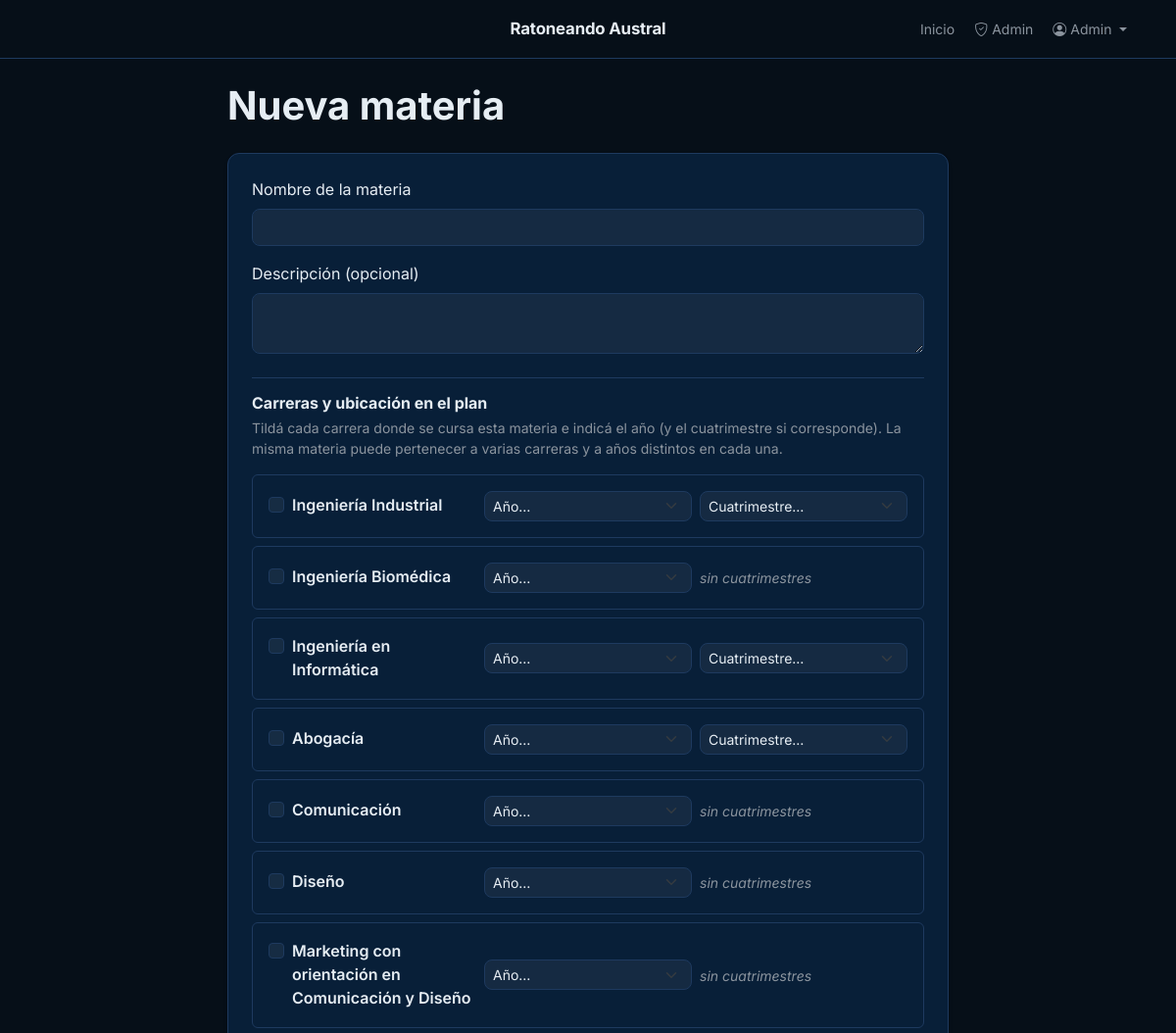
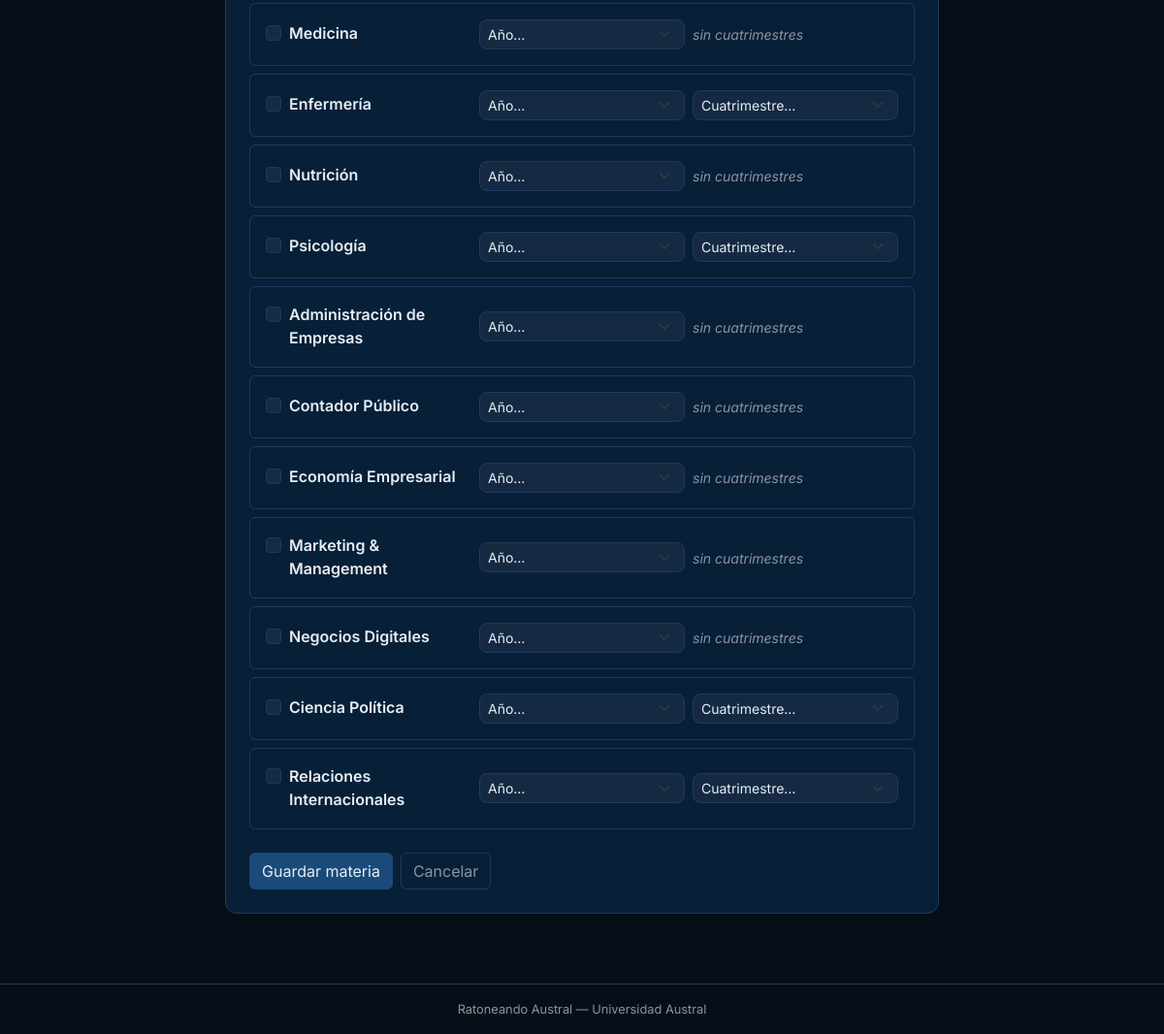
/admin/materias/nueva (signed in), run on the app's committed database (2 pictures, top to bottom).
### app/models.py (models this page shows, shortened)
class User(UserMixin, db.Model):
    __tablename__ = 'users'
    id = db.Column(db.Integer, primary_key=True)
    email = db.Column(db.String(120), unique=True, nullable=False)
    name = db.Column(db.String(100), nullable=False)
    password_hash = db.Column(db.String(256), nullable=False)
    is_admin = db.Column(db.Boolean, default=False, nullable=False)
    created_at = db.Column(db.DateTime, default=datetime.utcnow)
    comments = db.relationship('Comment', backref='author', lazy='dynamic')
    uploaded_resources = db.relationship('Resource', backref='uploader', lazy='dynamic')

class Career(db.Model):
    __tablename__ = 'careers'
    id = db.Column(db.Integer, primary_key=True)
    name = db.Column(db.String(100), nullable=False)
    slug = db.Column(db.String(120), unique=True, nullable=False)
    short = db.Column(db.String(10), nullable=False)
    order = db.Column(db.Integer, default=0)
    has_cuatrimestres = db.Column(db.Boolean, default=True, nullable=False)
    faculty_id = db.Column(db.Integer, db.ForeignKey('faculties.id'), nullable=True)
    faculty = db.relationship('Faculty', back_populates='careers')
    subject_links = db.relationship(
        'CareerSubject', back_populates='career',
        lazy='dynamic', cascade='all, delete-orphan'
    )

### app/admin/routes.py (the view, shortened to what this page needs)
@admin_bp.route('/materias/nueva', methods=['GET', 'POST'])
@admin_required
def new_subject():
    form = SubjectForm()
    careers = Career.query.order_by(Career.order).all()
    return render_template('admin/subject_form.html', form=form, title='Nueva materia',
                           careers=careers, placements={})

### app/admin/forms.py
class SubjectForm(FlaskForm):
    name = StringField('Nombre de la materia', validators=[DataRequired(), Length(min=2, max=120)])
    description = TextAreaField('Descripción (opcional)', validators=[Optional(), Length(max=500)])
    submit = SubmitField('Guardar materia')

### app/admin/routes.py (called while the page is built)
def admin_required(f):
    @wraps(f)
    @login_required
    def decorated(*args, **kwargs):
        if not current_user.is_admin:
            abort(403)
        return f(*args, **kwargs)
    return decorated

### app/models.py (called while the page is built)
@login_manager.user_loader
def load_user(user_id):
    return db.session.get(User, int(user_id))

### app/templates/admin/subject_form.html (shortened to what this page needs)
{% extends 'base.html' %}
{% block content %}
<div class="row justify-content-center">
  <div class="col-md-8">
    <h1 class="fw-bold mb-4">{{ title }}</h1>
    <div class="card shadow-sm">
      <div class="card-body p-4">
        <form method="POST" novalidate>
          <div class="mb-3">
            {{ form.name.label(class='form-label') }}
            {{ form.name(class='form-control' + (' is-invalid' if form.name.errors else '')) }}
          </div>
          <div class="mb-4">
            {{ form.description.label(class='form-label') }}
            {{ form.description(class='form-control', rows=2) }}
          </div>
          <hr />
          <h6 class="fw-bold mb-1">Carreras y ubicación en el plan</h6>
          <p class="text-muted small mb-3">
            Tildá cada carrera donde se cursa esta materia e indicá el año (y el cuatrimestre si corresponde).
            La misma materia puede pertenecer a varias carreras y a años distintos en cada una.
          </p>
          {% for career in careers %}
            {% set link = placements.get(career.id) %}
            <div class="border rounded p-3 mb-2">
              <div class="row align-items-center g-2">
                <div class="col-md-4">
                  <div class="form-check">
                    <input class="form-check-input" type="checkbox"
                           id="career_{{ career.id }}" name="career_{{ career.id }}"
                           {% if link %}checked{% endif %}>
                    <label class="form-check-label fw-semibold" for="career_{{ career.id }}">
                      {{ career.name }}
                    </label>
                  </div>
                </div>
                <div class="col-md-4">
                  <select class="form-select form-select-sm" name="year_{{ career.id }}">
                    <option value="">Año…</option>
                  </select>
                </div>
                <div class="col-md-4">
                  {% if career.has_cuatrimestres %}
                  <select class="form-select form-select-sm" name="cuatri_{{ career.id }}">
                    <option value="">Cuatrimestre…</option>
                  </select>
                  {% else %}
                  <span class="text-muted small fst-italic">sin cuatrimestres</span>
                  {% endif %}
                </div>
              </div>
            </div>
          {% endfor %}
          <div class="d-flex gap-2 mt-4">
            {{ form.submit(class='btn btn-primary') }}
            <a href="{{ url_for('admin.list_subjects') }}" class="btn btn-outline-secondary">Cancelar</a>
          </div>
        </form>
      </div>
    </div>
  </div>
</div>
{% endblock %}

### app/templates/base.html (shortened to what this page needs)
<!DOCTYPE html>
<html lang="es">
<head>
  <link rel="stylesheet" href="https://cdn.jsdelivr.net/npm/bootstrap@5.3.3/dist/css/bootstrap.min.css" />
  <link rel="stylesheet" href="https://cdn.jsdelivr.net/npm/bootstrap-icons@1.11.3/font/bootstrap-icons.min.css" />
  <link rel="stylesheet" href="{{ url_for('static', filename='css/main.css') }}" />
</head>
<body>
<nav class="navbar navbar-expand-lg navbar-dark">
  <div class="container position-relative">
    <a class="navbar-brand" href="{{ url_for('main.index') }}">
      Ratoneando Austral
    </a>
    <div class="collapse navbar-collapse justify-content-end" id="navMenu">
      <ul class="navbar-nav align-items-lg-center gap-1">
        {% if current_user.is_authenticated %}
          <li class="nav-item">
            <a class="nav-link" href="{{ url_for('main.index') }}">Inicio</a>
          </li>
          {% if current_user.is_admin %}
          <li class="nav-item">
            <a class="nav-link position-relative" href="{{ url_for('admin.dashboard') }}">
              <i class="bi bi-shield-check me-1"></i>Admin
            </a>
          </li>
          {% endif %}
          <li class="nav-item dropdown">
            <a class="nav-link dropdown-toggle" href="#" data-bs-toggle="dropdown" aria-expanded="false">
              <i class="bi bi-person-circle me-1"></i>{{ current_user.name.split()[0] }}
            </a>
          </li>
        {% endif %}
      </ul>
    </div>
  </div>
</nav>
<main class="container py-4">
  {% block content %}{% endblock %}
</main>
<footer class="border-top py-3 mt-5 text-center">
  Ratoneando Austral &mdash; Universidad Austral
</footer>
</body>
</html>

### app/static/css/main.css (style rules this page uses)
:root { --bg-main: #060F18; --bg-card: #081F38; --accent: #1A4A7A; --accent-hov: #1E5A94; --text-main: #E6EDF3; --text-sec: #8B949E; --border: #1E3A5F; --bs-body-bg: var(--bg-main); --bs-body-color: var(--text-main); --bs-body-font-family: 'Inter', system-ui, -apple-system, sans-serif; --bs-primary: var(--accent); --bs-primary-rgb: 26, 74, 122; --bs-link-color: #5B9BD5; --bs-link-hover-color: #7DB3E0; --bs-border-color: var(--border); --bs-card-bg: var(--bg-card); --bs-card-border-color: var(--border); --bs-card-cap-bg: var(--bg-card); --bs-secondary-bg: #0d2744; --bs-tertiary-bg: #0a1a2e; --bs-dropdown-bg: var(--bg-card); --bs-dropdown-border-color:var(--border); --bs-dropdown-color: var(--text-main); --bs-dropdown-link-color: var(--text-main); --bs-dropdown-link-hover-bg: rgba(26,74,122,0.3); --bs-dropdown-link-hover-color: var(--text-main); --bs-dropdown-divider-bg: var(--border); --bs-modal-bg: var(--bg-card); --bs-modal-header-border-color: var(--border); --bs-modal-footer-border-color: var(--border); --bs-modal-color: var(--text-main); --bs-list-group-bg: transparent; --bs-list-group-border-color: var(--border); --bs-list-group-color: var(--text-main); --bs-table-color: var(--text-main); --bs-table-border-color: var(--border); }
body { background-color: var(--bg-main); color: var(--text-main); }
hr { border-color: var(--border); opacity: 1; }
.text-muted { color: var(--text-sec) !important; }
.navbar { background-color: var(--bg-main) !important; border-bottom: 1px solid var(--border); position: sticky; top: 0; z-index: 1030; padding: 0.7rem 0; }
.navbar-brand { position: absolute; left: 50%; transform: translateX(-50%); font-weight: 700; font-size: 1.05rem; color: var(--text-main) !important; letter-spacing: -0.01em; white-space: nowrap; text-decoration: none; }
.nav-link { color: var(--text-sec) !important; font-size: 0.875rem; transition: color 0.15s; }
.card { background-color: var(--bg-card); border: 1px solid var(--border); border-radius: 12px; color: var(--text-main); }
.btn-primary { --bs-btn-bg: var(--accent); --bs-btn-border-color: var(--accent); --bs-btn-hover-bg: var(--accent-hov); --bs-btn-hover-border-color: var(--accent-hov); --bs-btn-active-bg: var(--accent-hov); --bs-btn-color: var(--text-main); --bs-btn-hover-color: var(--text-main); }
.btn-outline-secondary { --bs-btn-color: var(--text-sec); --bs-btn-border-color: var(--border); --bs-btn-hover-bg: rgba(255,255,255,0.07); --bs-btn-hover-color: var(--text-main); --bs-btn-hover-border-color: var(--border); }
.form-control, .form-select { background-color: rgba(255,255,255,0.05); border: 1px solid var(--border); color: var(--text-main); border-radius: 8px; }
.form-control::placeholder { color: var(--text-sec); opacity: 1; }
.form-select option { background-color: var(--bg-card); color: var(--text-main); }
.form-check-input { background-color: rgba(255,255,255,0.06); border-color: var(--border); }
.form-label { color: var(--text-main); }
footer { border-top-color: var(--border) !important; color: var(--text-sec); font-size: 0.8rem; }

### data on the page
User: name "Admin"
Career: name "Ingeniería Industrial"
Career: name "Ingeniería Biomédica", has_cuatrimestres "sin cuatrimestres"
Career: name "Ingeniería en Informática"
Career: name "Abogacía"
Career: name "Comunicación", has_cuatrimestres "sin cuatrimestres"
Career: name "Diseño", has_cuatrimestres "sin cuatrimestres"
Career: name "Marketing con orientación en Comunicación y Diseño", has_cuatrimestres "sin cuatrimestres"
Career: name "Medicina", has_cuatrimestres "sin cuatrimestres"
Career: name "Enfermería"
Career: name "Nutrición", has_cuatrimestres "sin cuatrimestres"
Career: name "Psicología"
Career: name "Administración de Empresas", has_cuatrimestres "sin cuatrimestres"
Career: name "Contador Público", has_cuatrimestres "sin cuatrimestres"
Career: name "Economía Empresarial", has_cuatrimestres "sin cuatrimestres"
Career: name "Marketing & Management", has_cuatrimestres "sin cuatrimestres"
Career: name "Negocios Digitales", has_cuatrimestres "sin cuatrimestres"
Career: name "Ciencia Política"
Career: name "Relaciones Internacionales"

### other printed values
{{ title }} "Nueva materia"
